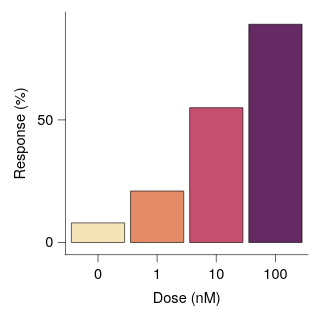

The Vega-Lite source for this figure:
### Vega-Lite specification from a JSON file in a GitHub repository (floating-point values rounded to 4 significant figures)
{"background": null, "config": {"arc": {"fill": "#DBDBDB", "fillOpacity": 1.0, "innerRadius": 25.0, "padAngle": 0.03, "stroke": "black", "strokeOpacity": 1, "strokeWidth": 0.25}, "area": {"fill": "#DBDBDB", "fillOpacity": 1.0, "stroke": "black", "strokeOpacity": 1, "strokeWidth": 0.25}, "axis": {"domain": true, "domainCap": "round", "domainColor": "black", "domainWidth": 0.25, "grid": false, "gridCap": "round", "gridColor": "#F1F1F1", "gridDash": [0, 0], "gridOpacity": 1.0, "gridWidth": 0.25, "labelColor": "black", "labelFont": "Helvetica Neue, HelveticaNeue, Helvetica, Arial, sans-serif", "labelFontSize": 6, "labelFontStyle": "normal", "labelFontWeight": 400, "offset": 0, "ticks": true, "tickCap": "round", "tickColor": "black", "tickRound": false, "tickSize": 3, "tickWidth": 0.25, "titleColor": "black", "titleFont": "Helvetica Neue, HelveticaNeue, Helvetica, Arial, sans-serif", "titleFontSize": 6, "titleFontStyle": "normal", "titleFontWeight": 400}, "axisX": {"domain": true, "labelAlign": "center", "labelAngle": 0, "labels": true, "ticks": true, "translate": 0}, "axisY": {"domain": true, "labelAlign": "right", "labelAngle": 0, "labels": true, "ticks": true, "translate": 0}, "axisRight": {"domain": true, "labelAlign": "left", "labelAngle": 0, "labels": true, "ticks": true, "translate": 0}, "axisTop": {"domain": true, "labelAlign": "center", "labelAngle": 0, "labels": true, "ticks": true, "translate": 0}, "axisBand": {"tickOffset": 0}, "bar": {"fill": "#DBDBDB", "fillOpacity": 1.0, "stroke": "black", "strokeOpacity": 1, "strokeWidth": 0.25}, "boxplot": {"size": 9.0, "ticks": {"cornerRadius": 0.25, "fill": "black", "opacity": 1, "size": 4.5, "thickness": 0.25}, "box": {"fillOpacity": 1.0, "stroke": "black", "strokeOpacity": 1, "strokeWidth": 0.25}, "median": {"cornerRadius": 0, "fill": "black", "fillOpacity": 1.0, "opacity": 1, "size": 9.0, "thickness": 0.25}, "rule": {"fill": "black", "fillOpacity": 1.0, "size": 10.0, "stroke": "black", "strokeDash": [0, 0], "strokeOpacity": 1, "strokeWidth": 0.25}, "outliers": {"color": "black", "fill": "black", "fillOpacity": 1.0, "size": 0, "stroke": "black", "strokeOpacity": 1, "strokeWidth": 0.25}}, "circle": {"fill": "black", "fillOpacity": 1.0, "size": 1.25, "stroke": null, "strokeOpacity": 1, "strokeWidth": 0.25}, "errorband": {"band": {"fillOpacity": 0.6, "stroke": null, "strokeWidth": 0.25, "strokeOpacity": 1}, "borders": {"opacity": 0, "strokeOpacity": 1, "strokeWidth": 0.25}}, "errorbar": {"opacity": 1, "rule": {"strokeDash": [0, 0], "strokeWidth": 0.25}, "ticks": {"color": "black", "cornerRadius": 0.125, "opacity": 1, "size": 6.0, "thickness": 0.25}, "thickness": 0.25}, "font": "Helvetica Neue, HelveticaNeue, Helvetica, Arial, sans-serif", "geoshape": {"fill": "#DBDBDB", "fillOpacity": 1.0, "stroke": "black", "strokeOpacity": 1, "strokeWidth": 0.25}, "header": {"labelColor": "black", "labelFont": "Helvetica Neue, HelveticaNeue, Helvetica, Arial, sans-serif", "labelFontSize": 6, "labelFontStyle": "normal", "labelFontWeight": 400, "titleColor": "black", "titleFont": "Helvetica Neue, HelveticaNeue, Helvetica, Arial, sans-serif", "titleFontSize": 6, "titleFontStyle": "normal", "titleFontWeight": 400, "titlePadding": 0}, "legend": {"disable": false, "offset": 4.5, "titlePadding": 4, "labelOffset": 2, "gradientLabelOffset": 2, "columnPadding": 4, "rowPadding": 2, "gradientLength": 50.0, "gradientThickness": 5.0, "gradientOpacity": 1.0, "gradientStrokeColor": "black", "gradientStrokeWidth": 0.25, "labelColor": "black", "labelFont": "Helvetica Neue, HelveticaNeue, Helvetica, Arial, sans-serif", "labelFontSize": 6, "labelFontStyle": "normal", "labelFontWeight": 400, "strokeColor": "black", "strokeWidth": 0, "symbolSize": 36, "symbolStrokeColor": "black", "symbolStrokeWidth": 0.25, "titleColor": "black", "titleFont": "Helvetica Neue, HelveticaNeue, Helvetica, Arial, sans-serif", "titleFontSize": 6, "titleFontStyle": "normal", "titleFontWeight": 400}, "line": {"color": "black", "stroke": "black", "strokeCap": "butt", "strokeDash": [0, 0], "strokeOpacity": 1, "strokeWidth": 0.5}, "point": {"filled": true, "fill": "#DBDBDB", "fillOpacity": 1.0, "size": 5.0, "stroke": "black", "strokeOpacity": 1, "strokeWidth": 0.25}, "range": {"category": ["#B2B2B2", "#4A7CD3", "#008542", "#664CAF", "#509F98", "#636363", "#284F93", "#005226", "#382864", "#285753"], "diverging": {"scheme": ["#443E60", "#5F597E", "#7C759B", "#9994B6", "#B7B4CC", "#D6D5DC", "#F6F6F6", "#D1DAD9", "#A4C2BF", "#7AA9A4", "#578E89", "#37736E", "#1B5954"]}, "heatmap": {"scheme": ["#440154", "#472270", "#433E82", "#38598C", "#2C728E", "#238A8D", "#24A086", "#39B578", "#5DC862", "#96D646", "#CAE02D", "#FDE724"]}, "ordinal": {"scheme": ["#F1F1F1", "#DBDBDB", "#C6C6C6", "#B2B2B2", "#9D9D9D", "#898989", "#767676", "#636363", "#515151", "#404040", "#2F2F2F", "#1F1F1F"]}, "ramp": {"scheme": ["#440154", "#472270", "#433E82", "#38598C", "#2C728E", "#238A8D", "#24A086", "#39B578", "#5DC862", "#96D646", "#CAE02D", "#FDE724"]}}, "rule": {"color": "black", "stroke": "black", "strokeCap": "round", "strokeDash": [2, 2], "strokeOpacity": 1, "strokeWidth": 0.25}, "scale": {"barBandPaddingInner": 0.1, "rectBandPaddingInner": 0, "tickBandPaddingInner": 0.1, "bandPaddingOuter": 0.1, "bandWithNestedOffsetPaddingInner": 0.2, "bandWithNestedOffsetPaddingOuter": 0.2, "offsetBandPaddingInner": 0, "offsetBandPaddingOuter": 0, "continuousPadding": 5.0, "round": false}, "rect": {"fill": "#DBDBDB", "fillOpacity": 1.0, "stroke": "black", "strokeOpacity": 1, "strokeWidth": 0.25}, "square": {"fill": "#DBDBDB", "fillOpacity": 1.0, "size": 10.0, "stroke": "black", "strokeOpacity": 1, "strokeWidth": 0.25}, "text": {"color": "black", "font": "Helvetica Neue, HelveticaNeue, Helvetica, Arial, sans-serif", "fontSize": 6, "fontStyle": "normal", "fontWeight": 400}, "tick": {"color": "black", "cornerRadius": 0.125, "opacity": 1.0, "size": 9.0, "thickness": 0.25}, "title": {"anchor": "middle", "frame": "group", "color": "black", "font": "Helvetica Neue, HelveticaNeue, Helvetica, Arial, sans-serif", "fontSize": 6, "fontStyle": "normal", "fontWeight": 400, "subtitleColor": "black", "subtitleFont": "Helvetica Neue, HelveticaNeue, Helvetica, Arial, sans-serif", "subtitleFontSize": 6, "subtitleFontStyle": "normal", "subtitleFontWeight": 400}, "trail": {"color": "black", "opacity": 1, "size": 0.5}, "view": {"continuousWidth": 100, "continuousHeight": 100, "discreteWidth": 100, "discreteHeight": 100, "fill": null, "stroke": null, "strokeWidth": 0.25}}, "data": {"name": "data-d11018b35c55ea5cada1641c676bdac5"}, "mark": {"type": "bar"}, "encoding": {"color": {"field": "dose", "legend": null, "scale": {"range": ["#F6E4B9", "#E38B66", "#C44F6F", "#652964"]}, "sort": null, "type": "nominal"}, "x": {"field": "dose", "sort": null, "title": "Dose (nM)", "type": "nominal"}, "y": {"field": "response", "title": "Response (%)", "type": "quantitative", "scale": {"nice": false}}}, "$schema": "https://vega.github.io/schema/vega-lite/v6.4.1.json", "datasets": {"data-d11018b35c55ea5cada1641c676bdac5": [{"dose": "0", "response": 8.0}, {"dose": "1", "response": 21.0}, {"dose": "10", "response": 55.0}, {"dose": "100", "response": 89.0}]}}
